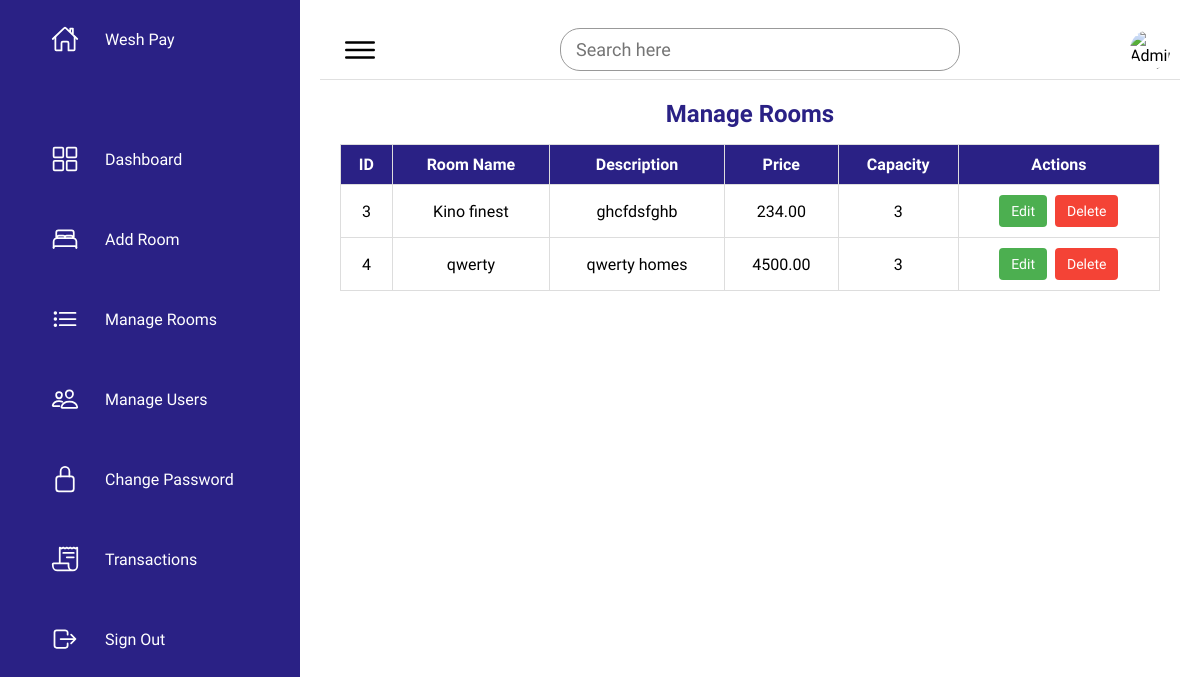
The app's page /admin/admin_manage_rooms.php (signed in), older data.
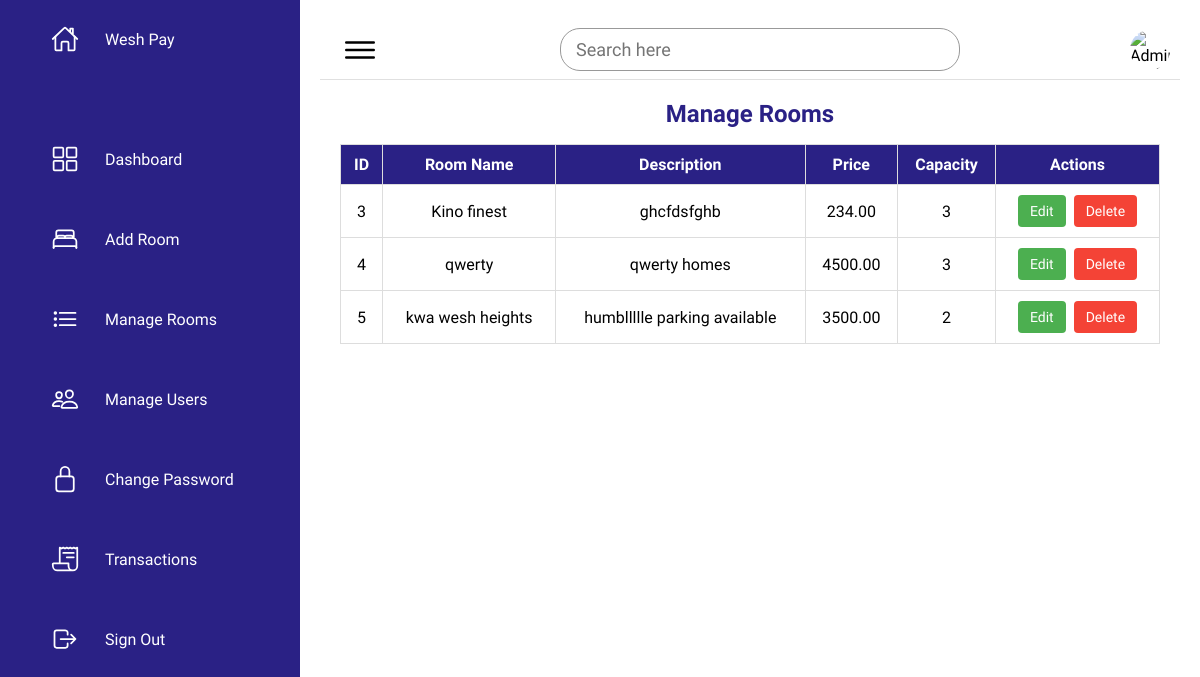
The same page, newer data.
### tables this page shows
CREATE TABLE `rooms` (
  `id` int(11) NOT NULL,
  `name` varchar(255) NOT NULL,
  `description` text DEFAULT NULL,
  `price` decimal(10,2) NOT NULL,
  `capacity` int(11) NOT NULL,
  `image` varchar(255) DEFAULT NULL,
  `created_at` timestamp NOT NULL DEFAULT current_timestamp()
);

### admin/admin_manage_rooms.php (the view, shortened to what this page needs)
<?php
require_once '../config/db_connect.php';
$sql = "SELECT id, name, description, price, capacity FROM rooms ORDER BY id ASC";
$stmt = $pdo->query($sql);
$rooms = $stmt->fetchAll(PDO::FETCH_ASSOC);
?>
<!DOCTYPE html>
<html lang="en">
<head>
   <link rel="stylesheet" href="../assets/css/admin_style.css">
</head>
<body>
  <div class="container">
    <div class="navigation">
    <?php include '../includes/navbar_admin.php'; ?>
    </div>
    <div class="main">
      <div class="topbar">
        <div class="toggle"><ion-icon name="menu-outline"></ion-icon></div>
        <div class="search">
          <input type="text" placeholder="Search here">
        </div>
        <div class="user">
          <img src="../assets/imgs/default-profile.png" alt="Admin Profile">
        </div>
      </div>
      <div class="content">
        <h2>Manage Rooms</h2>
        <?php if (count($rooms) > 0): ?>
          <table>
            <thead>
              <tr>
                <th>ID</th>
                <th>Room Name</th>
                <th>Description</th>
                <th>Price</th>
                <th>Capacity</th>
                <th>Actions</th>
              </tr>
            </thead>
            <tbody>
              <?php foreach ($rooms as $room): ?>
              <tr>
                <td><?php echo htmlspecialchars($room['id']); ?></td>
                <td><?php echo htmlspecialchars($room['name']); ?></td>
                <td><?php echo htmlspecialchars($room['description']); ?></td>
                <td><?php echo htmlspecialchars($room['price']); ?></td>
                <td><?php echo htmlspecialchars($room['capacity']); ?></td>
                <td>
                  <div class="action-buttons">
                    <a href="admin_edit_room.php?id=<?php echo $room['id']; ?>" class="action-btn edit">Edit</a>
                    <a href="admin_delete_room.php?id=<?php echo $room['id']; ?>" class="action-btn delete" onclick="return confirm('Are you sure you want to delete this room?');">Delete</a>
                  </div>
                </td>
              </tr>
              <?php endforeach; ?>
            </tbody>
          </table>
        <?php else: ?>
          <p>No rooms found. <a href="admin_add_room.php">Add a new room</a>.</p>
        <?php endif; ?>
      </div>
    </div>
  </div>
</body>
</html>

Row changes from the older to the newer data that the page shows:
added rooms: id "5", name "kwa wesh heights", description "humbllllle parking available", price "3500.00", capacity "2"
